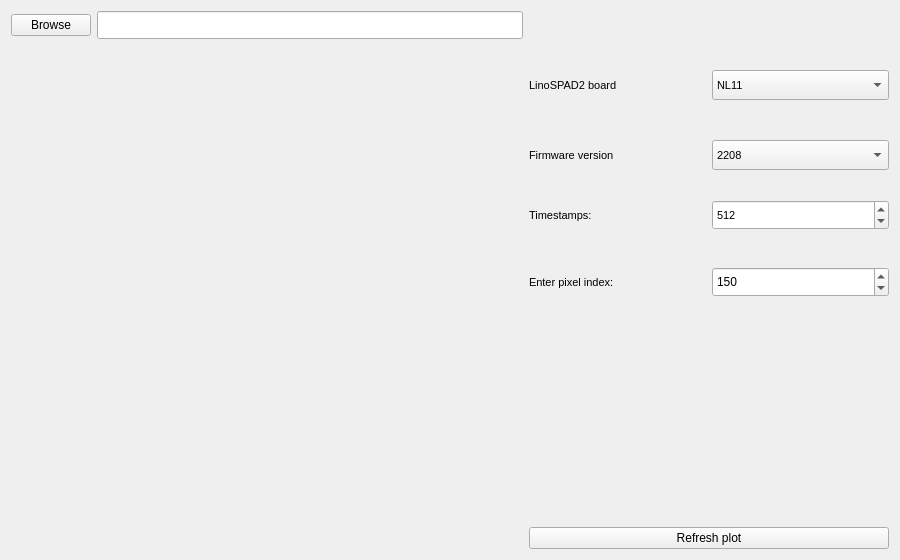
<?xml version="1.0" encoding="UTF-8"?>
<ui version="4.0">
 <class>Form</class>
 <widget class="QWidget" name="Form">
  <property name="geometry">
   <rect>
    <x>0</x>
    <y>0</y>
    <width>900</width>
    <height>560</height>
   </rect>
  </property>
  <property name="minimumSize">
   <size>
    <width>900</width>
    <height>560</height>
   </size>
  </property>
  <property name="windowTitle">
   <string>Form</string>
  </property>
  <layout class="QGridLayout" name="gridLayout">
   <item row="6" column="2">
    <spacer name="verticalSpacer_2">
     <property name="orientation">
      <enum>Qt::Vertical</enum>
     </property>
     <property name="sizeHint" stdset="0">
      <size>
       <width>20</width>
       <height>250</height>
      </size>
     </property>
    </spacer>
   </item>
   <item row="8" column="2">
    <widget class="QPushButton" name="pushButton_refreshPlot">
     <property name="sizePolicy">
      <sizepolicy hsizetype="Preferred" vsizetype="Fixed">
       <horstretch>0</horstretch>
       <verstretch>0</verstretch>
      </sizepolicy>
     </property>
     <property name="minimumSize">
      <size>
       <width>360</width>
       <height>0</height>
      </size>
     </property>
     <property name="text">
      <string>Refresh plot</string>
     </property>
    </widget>
   </item>
   <item row="1" column="0" rowspan="7" colspan="2">
    <widget class="QWidget" name="widget_figure" native="true">
     <property name="sizePolicy">
      <sizepolicy hsizetype="Preferred" vsizetype="Preferred">
       <horstretch>0</horstretch>
       <verstretch>0</verstretch>
      </sizepolicy>
     </property>
     <property name="minimumSize">
      <size>
       <width>500</width>
       <height>425</height>
      </size>
     </property>
    </widget>
   </item>
   <item row="0" column="0">
    <widget class="QPushButton" name="pushButton_browse">
     <property name="font">
      <font>
       <pointsize>9</pointsize>
      </font>
     </property>
     <property name="text">
      <string>Browse</string>
     </property>
    </widget>
   </item>
   <item row="0" column="1">
    <widget class="QLineEdit" name="lineEdit_browse">
     <property name="sizePolicy">
      <sizepolicy hsizetype="Expanding" vsizetype="Fixed">
       <horstretch>0</horstretch>
       <verstretch>0</verstretch>
      </sizepolicy>
     </property>
     <property name="minimumSize">
      <size>
       <width>400</width>
       <height>28</height>
      </size>
     </property>
    </widget>
   </item>
   <item row="8" column="1">
    <spacer name="verticalSpacer">
     <property name="orientation">
      <enum>Qt::Vertical</enum>
     </property>
     <property name="sizeType">
      <enum>QSizePolicy::Expanding</enum>
     </property>
     <property name="sizeHint" stdset="0">
      <size>
       <width>20</width>
       <height>56</height>
      </size>
     </property>
    </spacer>
   </item>
   <item row="1" column="2">
    <layout class="QVBoxLayout" name="verticalLayout">
     <property name="topMargin">
      <number>20</number>
     </property>
     <item>
      <layout class="QHBoxLayout" name="horizontalLayout_6">
       <property name="spacing">
        <number>5</number>
       </property>
       <property name="topMargin">
        <number>5</number>
       </property>
       <property name="bottomMargin">
        <number>10</number>
       </property>
       <item>
        <widget class="QLabel" name="label">
         <property name="minimumSize">
          <size>
           <width>100</width>
           <height>30</height>
          </size>
         </property>
         <property name="font">
          <font>
           <pointsize>8</pointsize>
          </font>
         </property>
         <property name="text">
          <string>LinoSPAD2 board</string>
         </property>
        </widget>
       </item>
       <item>
        <widget class="QComboBox" name="comboBox_boardNumber">
         <property name="minimumSize">
          <size>
           <width>100</width>
           <height>30</height>
          </size>
         </property>
         <property name="font">
          <font>
           <pointsize>8</pointsize>
          </font>
         </property>
         <item>
          <property name="text">
           <string>NL11</string>
          </property>
         </item>
         <item>
          <property name="text">
           <string>A5</string>
          </property>
         </item>
        </widget>
       </item>
      </layout>
     </item>
     <item>
      <spacer name="verticalSpacer_3">
       <property name="orientation">
        <enum>Qt::Vertical</enum>
       </property>
       <property name="sizeHint" stdset="0">
        <size>
         <width>20</width>
         <height>40</height>
        </size>
       </property>
      </spacer>
     </item>
     <item>
      <layout class="QHBoxLayout" name="horizontalLayout_3">
       <property name="spacing">
        <number>5</number>
       </property>
       <property name="topMargin">
        <number>5</number>
       </property>
       <item>
        <widget class="QLabel" name="label_2">
         <property name="minimumSize">
          <size>
           <width>100</width>
           <height>30</height>
          </size>
         </property>
         <property name="font">
          <font>
           <pointsize>8</pointsize>
           <weight>50</weight>
           <bold>false</bold>
          </font>
         </property>
         <property name="text">
          <string>Firmware version</string>
         </property>
         <property name="alignment">
          <set>Qt::AlignLeading|Qt::AlignLeft|Qt::AlignVCenter</set>
         </property>
        </widget>
       </item>
       <item>
        <widget class="QComboBox" name="comboBox_FW">
         <property name="minimumSize">
          <size>
           <width>100</width>
           <height>30</height>
          </size>
         </property>
         <property name="font">
          <font>
           <pointsize>8</pointsize>
          </font>
         </property>
         <item>
          <property name="text">
           <string>2208</string>
          </property>
         </item>
         <item>
          <property name="text">
           <string>2212s</string>
          </property>
         </item>
         <item>
          <property name="text">
           <string>2212b</string>
          </property>
         </item>
        </widget>
       </item>
      </layout>
     </item>
     <item>
      <spacer name="verticalSpacer_5">
       <property name="orientation">
        <enum>Qt::Vertical</enum>
       </property>
       <property name="sizeHint" stdset="0">
        <size>
         <width>20</width>
         <height>40</height>
        </size>
       </property>
      </spacer>
     </item>
     <item>
      <layout class="QHBoxLayout" name="horizontalLayout_4">
       <property name="spacing">
        <number>5</number>
       </property>
       <property name="topMargin">
        <number>5</number>
       </property>
       <property name="bottomMargin">
        <number>7</number>
       </property>
       <item>
        <widget class="QLabel" name="label_timestamps">
         <property name="minimumSize">
          <size>
           <width>100</width>
           <height>30</height>
          </size>
         </property>
         <property name="font">
          <font>
           <pointsize>8</pointsize>
          </font>
         </property>
         <property name="text">
          <string>Timestamps:</string>
         </property>
        </widget>
       </item>
       <item>
        <widget class="QSpinBox" name="spinBox_timestamps">
         <property name="sizePolicy">
          <sizepolicy hsizetype="Preferred" vsizetype="Fixed">
           <horstretch>0</horstretch>
           <verstretch>0</verstretch>
          </sizepolicy>
         </property>
         <property name="minimumSize">
          <size>
           <width>100</width>
           <height>30</height>
          </size>
         </property>
         <property name="font">
          <font>
           <pointsize>8</pointsize>
          </font>
         </property>
         <property name="maximum">
          <number>1536</number>
         </property>
         <property name="value">
          <number>512</number>
         </property>
        </widget>
       </item>
      </layout>
     </item>
     <item>
      <spacer name="verticalSpacer_4">
       <property name="orientation">
        <enum>Qt::Vertical</enum>
       </property>
       <property name="sizeHint" stdset="0">
        <size>
         <width>20</width>
         <height>40</height>
        </size>
       </property>
      </spacer>
     </item>
     <item>
      <layout class="QHBoxLayout" name="horizontalLayout_5">
       <property name="spacing">
        <number>5</number>
       </property>
       <property name="topMargin">
        <number>5</number>
       </property>
       <property name="bottomMargin">
        <number>7</number>
       </property>
       <item>
        <widget class="QLabel" name="label_enterPixNumber">
         <property name="enabled">
          <bool>true</bool>
         </property>
         <property name="minimumSize">
          <size>
           <width>100</width>
           <height>30</height>
          </size>
         </property>
         <property name="font">
          <font>
           <pointsize>8</pointsize>
          </font>
         </property>
         <property name="text">
          <string>Enter pixel index:</string>
         </property>
         <property name="textFormat">
          <enum>Qt::AutoText</enum>
         </property>
         <property name="scaledContents">
          <bool>false</bool>
         </property>
        </widget>
       </item>
       <item>
        <widget class="QSpinBox" name="spinBox_enterPixNumber">
         <property name="sizePolicy">
          <sizepolicy hsizetype="Preferred" vsizetype="Fixed">
           <horstretch>0</horstretch>
           <verstretch>0</verstretch>
          </sizepolicy>
         </property>
         <property name="minimumSize">
          <size>
           <width>100</width>
           <height>30</height>
          </size>
         </property>
         <property name="maximum">
          <number>255</number>
         </property>
         <property name="value">
          <number>150</number>
         </property>
        </widget>
       </item>
      </layout>
     </item>
    </layout>
   </item>
  </layout>
 </widget>
 <resources/>
 <connections/>
</ui>
